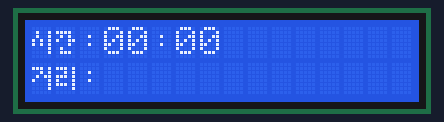
Simulated run of this sketch. Board: Arduino Uno, built with avr-gcc and run on an emulated ATmega328P. Shown: 16×2 character LCD.

Above: at 0.1 s.
At 0.5 s:
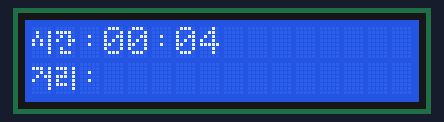
At 1.0 s:
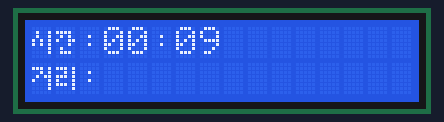

The sketch:

I2C_communication.ino
```cpp
#include <LiquidCrystal.h>
LiquidCrystal LCD(12, 11, 5, 4, 3, 2);

/*
char str[] = "Induk University";
char str2[] ="OH SUN JE";

void setup() {
  LCD.begin(16, 2);
}

void loop() {
  for (int j = 0; j < 2; j++) {
    for (int i = 0; i < 17; i++) {
      if (j == 0){
      LCD.print(str[i]);
      delay(300);
      }
      else{
        LCD.setCursor(i, j);
        LCD.print(str2[i]);
        delay(300);
        if (i == 8)
          break;
      }
    }
  }
  LCD.clear();
}
*/

byte make1[8] = {
  B00000,
  B01001,
  B01001,
  B10101,
  B10101,
  B00001,
  B00001,
  B00000
};
byte make2[8] = {
  B00000,
  B11110,
  B01010,
  B10011,
  B00010,
  B01000,
  B01110,
  B00000
};

byte make3[8] = {
  B00000,
  B00000,
  B00100,
  B00000,
  B00100,
  B00000,
  B00000,
  B00000
};

byte make4[8] = {
  B00000,
  B11101,
  B00101,
  B01011,
  B10001,
  B00001,
  B00001,
  B00000
};

byte make5[8] = {
  B00000,
  B11101,
  B00101,
  B11101,
  B10001,
  B11101,
  B00001,
  B00000
};


void setup() {
  LCD.createChar(0, make1);
  LCD.createChar(1, make2);
  LCD.createChar(2, make3);
  LCD.createChar(3, make4);
  LCD.createChar(4, make5);
  LCD.begin(16, 2);
  LCD.clear();

  LCD.write(byte(0));
  LCD.write(byte(1));
  LCD.write(byte(2));
  LCD.setCursor(0, 1);
  LCD.write(byte(3));
  LCD.write(byte(4));
  LCD.write(byte(2));
  for (int i = 0; i < 10; i++) {
    int j = 0, k = 0, l = 0;
    LCD.setCursor(3, 0);
    LCD.print(l);
    LCD.print(k);
    LCD.write(byte(2));
    LCD.print(j);
    LCD.print(i);
    delay(100);
    if (i == 8) {
      j++;
    }
    if (j == 6) {
      j = 0;
      k++;
    }
  }
}

void loop() {
}
```
